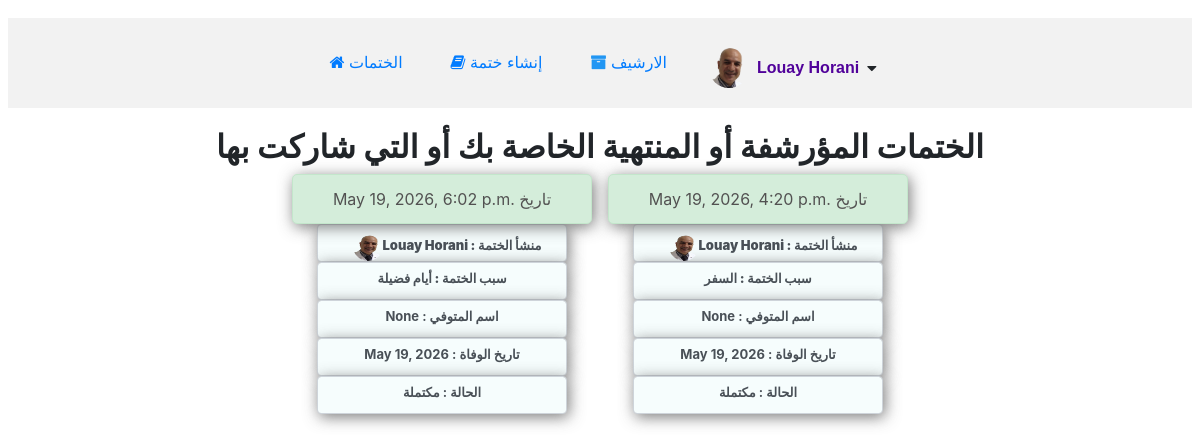
Page /get_archives/ (signed in) on the earlier database version.
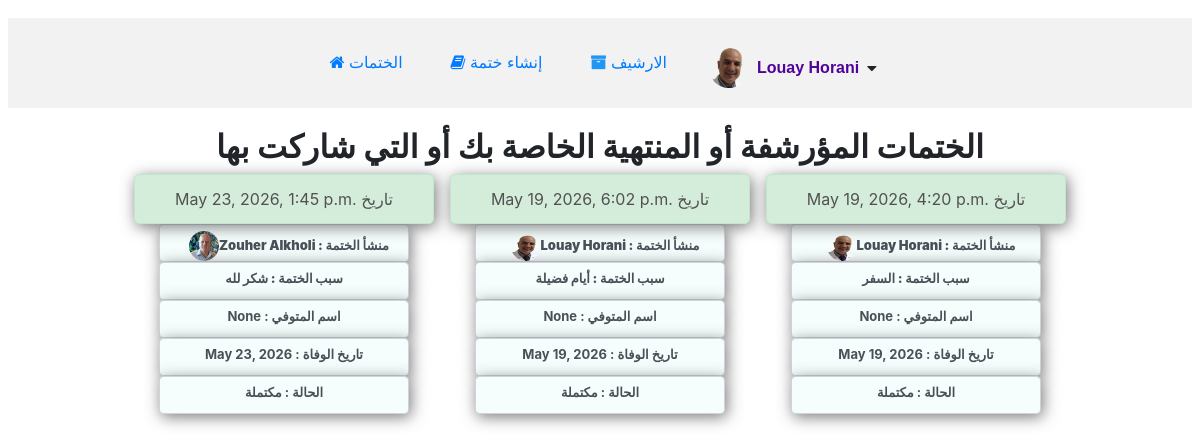
Same page on the later database version.
### khetmah/models.py (models this page shows, shortened)
class Khetmah(models.Model):
    PRIVACY_CHOICES = [('family_friends', 'مع الأهل والأصدقاء'),('public', 'عامة للجميع'),]
    KHETMAH_STATUS = [('active', 'نشطة'),('completed', 'مكتملة')]
    REASON_CHOICES = [('dead', 'هبة لمتوفي'),('need', 'لطلب حاجة'),('sick', 'لطلب شفاء'),('travel', 'السفر'),('Thank_God', 'شكر لله'),('days', 'أيام فضيلة'),('other', 'سبب آخر'),]
    status = models.CharField(max_length=20, choices=KHETMAH_STATUS, default='active')
    reason = models.CharField(max_length=20, choices=REASON_CHOICES, blank=True, null=True, default='Thank_God')
    sharing_type = models.CharField(max_length=20, choices=PRIVACY_CHOICES, blank=True, null=True, default='family_friends')
    creator = models.ForeignKey('User', on_delete=models.CASCADE, related_name="owned_khetmah")
    na3wa_image = models.ImageField(upload_to=na3wa_upload_path,blank=True,null=True)
    created_at = models.DateTimeField(auto_now_add=True)
    deceased_name = models.CharField(max_length=32, blank=True, null=True)
    death_date = models.DateField(blank=True, null=True)
    specific_reason = models.TextField(blank=True, null=True)

class User(AbstractUser):
    profile_picture = models.ImageField(
        upload_to='khetmah/images/profile_pictures/',
        blank=True,
        null=True,
        default="khetmah/images/profile_pictures/default.png"
    )
    def __str__(self):
        return f" {self.first_name} {self.last_name}"
    @property
    def profile_picture_url(self):
        if self.profile_picture:
            return self.profile_picture.url
        return "/media/khetmah/images/profile_pictures/default.png"

### khetmah/views.py (the view)
# urls.py: path("get_archives/", views.get_archives, name="get_archives"),
@login_required
def get_archives(request):
    all_unactive_khetmahs = Khetmah.objects.filter(
        status__in=['completed']
    ).filter(
        Q(creator=request.user) |
        Q(parts__selected_by=request.user)
    ).distinct().order_by('-created_at')
    user_parts_data = list(
        Juza.objects.filter(
            selected_by=request.user
        ).values('juz_number', 'status')
    )
    user_All_parts_json = json.dumps(
        user_parts_data,
        ensure_ascii=False
    )
    return render(request, 'khetmah/archives.html', {
        'all_unactive_khetmahs': all_unactive_khetmahs,
        'user_All_parts_json': user_All_parts_json,
    })

### khetmah/templates/khetmah/archives.html (shortened to what this page needs)
{% extends "khetmah/layout.html" %}
{% block content %}
{% load static %}
  <h2>الختمات المؤرشفة أو المنتهية الخاصة بك أو التي شاركت بها</h2>
  <ul  class="nav center">
    {% for kh in all_unactive_khetmahs %}
      <li>
        <a href="{% url 'khetmah_detail' khetmah_id=kh.id %}">
        <div class="alert alert-success" style="color: rgb(82, 81, 81)"> {{ kh.created_at }} تاريخ </div>
        <div class="form-control rtl"><strong>منشأ الختمة : {{ kh.creator }}</strong><img src="{{ kh.creator.profile_picture.url }}" style="width: 30px; height: 30px; border-radius: 50%; margin-left: 10px;"></div>
        <div class="form-control"><strong>سبب الختمة : {{ kh.get_reason_display }}</strong></div>
        <div class="form-control rtl">اسم المتوفي : {{ kh.deceased_name }} </div>
        <div class="form-control rtl">تاريخ الوفاة : {{ kh.death_date }} </div>
        <div class="form-control rtl">الحالة : {{ kh.get_status_display }} </div>
        </a>
      </li>
    {% endfor %}
{% endblock %}

Differences in the rows shown:
now on this page (row edited): Khetmah: created_at "May 23, 2026, 1:45 p.m.", creator "Zouher Alkholi", creator.profile_picture (picture), reason "شكر لله", deceased_name "None", death_date "May 23, 2026", status "مكتملة"
